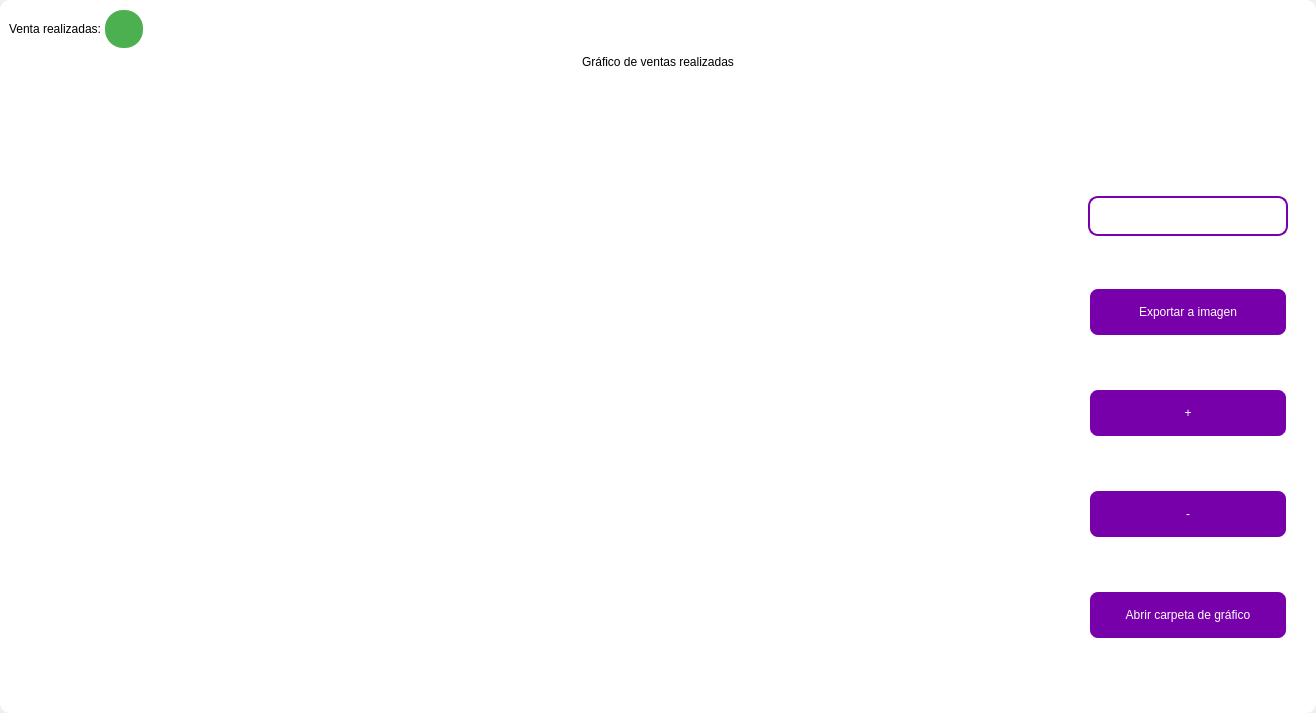
<?xml version="1.0" encoding="UTF-8"?>
<ui version="4.0">
 <class>MainWindow</class>
 <widget class="QMainWindow" name="MainWindow">
  <property name="geometry">
   <rect>
    <x>0</x>
    <y>0</y>
    <width>1316</width>
    <height>713</height>
   </rect>
  </property>
  <property name="windowTitle">
   <string>MainWindow</string>
  </property>
  <property name="styleSheet">
   <string notr="true"/>
  </property>
  <widget class="QWidget" name="centralwidget">
   <property name="styleSheet">
    <string notr="true"/>
   </property>
   <layout class="QVBoxLayout" name="verticalLayout">
    <property name="spacing">
     <number>0</number>
    </property>
    <property name="leftMargin">
     <number>0</number>
    </property>
    <property name="topMargin">
     <number>0</number>
    </property>
    <property name="rightMargin">
     <number>0</number>
    </property>
    <property name="bottomMargin">
     <number>0</number>
    </property>
    <item>
     <widget class="QFrame" name="frame">
      <property name="enabled">
       <bool>true</bool>
      </property>
      <property name="styleSheet">
       <string notr="true">
QFrame {
border-radius:10px;
	background-color: rgb(255, 255, 255);
 }
</string>
      </property>
      <property name="frameShape">
       <enum>QFrame::StyledPanel</enum>
      </property>
      <property name="frameShadow">
       <enum>QFrame::Raised</enum>
      </property>
      <layout class="QVBoxLayout" name="verticalLayout_2">
       <item>
        <widget class="QFrame" name="frame_superior">
         <property name="minimumSize">
          <size>
           <width>0</width>
           <height>40</height>
          </size>
         </property>
         <property name="maximumSize">
          <size>
           <width>16777215</width>
           <height>40</height>
          </size>
         </property>
         <property name="styleSheet">
          <string notr="true">QPushButton{
border-radius:18px;
}

QPushButton:hover{
	background-color: rgb(0, 0, 0);
}
</string>
         </property>
         <property name="frameShape">
          <enum>QFrame::StyledPanel</enum>
         </property>
         <property name="frameShadow">
          <enum>QFrame::Raised</enum>
         </property>
         <layout class="QHBoxLayout" name="horizontalLayout_3">
          <property name="spacing">
           <number>4</number>
          </property>
          <property name="leftMargin">
           <number>0</number>
          </property>
          <property name="topMargin">
           <number>0</number>
          </property>
          <property name="rightMargin">
           <number>0</number>
          </property>
          <property name="bottomMargin">
           <number>0</number>
          </property>
          <item>
           <widget class="QLabel" name="label_3">
            <property name="styleSheet">
             <string notr="true">font: 15pt &quot;MS Shell Dlg 2&quot;;
color: rgb(0, 0, 0);</string>
            </property>
            <property name="text">
             <string>Venta realizadas:</string>
            </property>
           </widget>
          </item>
          <item>
           <widget class="QPushButton" name="btn_exit_2">
            <property name="minimumSize">
             <size>
              <width>38</width>
              <height>38</height>
             </size>
            </property>
            <property name="maximumSize">
             <size>
              <width>38</width>
              <height>38</height>
             </size>
            </property>
            <property name="cursor">
             <cursorShape>ArrowCursor</cursorShape>
            </property>
            <property name="styleSheet">
             <string notr="true">background-color: #4CAF50;</string>
            </property>
            <property name="text">
             <string/>
            </property>
            <property name="iconSize">
             <size>
              <width>35</width>
              <height>35</height>
             </size>
            </property>
           </widget>
          </item>
          <item>
           <spacer name="horizontalSpacer_2">
            <property name="orientation">
             <enum>Qt::Horizontal</enum>
            </property>
            <property name="sizeHint" stdset="0">
             <size>
              <width>443</width>
              <height>20</height>
             </size>
            </property>
           </spacer>
          </item>
          <item>
           <widget class="QPushButton" name="btn_exit">
            <property name="minimumSize">
             <size>
              <width>38</width>
              <height>38</height>
             </size>
            </property>
            <property name="maximumSize">
             <size>
              <width>38</width>
              <height>38</height>
             </size>
            </property>
            <property name="cursor">
             <cursorShape>PointingHandCursor</cursorShape>
            </property>
            <property name="text">
             <string/>
            </property>
            <property name="iconSize">
             <size>
              <width>35</width>
              <height>35</height>
             </size>
            </property>
           </widget>
          </item>
          <item>
           <widget class="QPushButton" name="bt_minimizar">
            <property name="minimumSize">
             <size>
              <width>38</width>
              <height>38</height>
             </size>
            </property>
            <property name="maximumSize">
             <size>
              <width>38</width>
              <height>38</height>
             </size>
            </property>
            <property name="cursor">
             <cursorShape>PointingHandCursor</cursorShape>
            </property>
            <property name="text">
             <string/>
            </property>
            <property name="icon">
             <iconset>
              <normaloff>image/minus.svg</normaloff>image/minus.svg</iconset>
            </property>
            <property name="iconSize">
             <size>
              <width>38</width>
              <height>38</height>
             </size>
            </property>
           </widget>
          </item>
          <item>
           <widget class="QPushButton" name="bt_maximizar">
            <property name="minimumSize">
             <size>
              <width>38</width>
              <height>38</height>
             </size>
            </property>
            <property name="maximumSize">
             <size>
              <width>38</width>
              <height>38</height>
             </size>
            </property>
            <property name="cursor">
             <cursorShape>PointingHandCursor</cursorShape>
            </property>
            <property name="text">
             <string/>
            </property>
            <property name="icon">
             <iconset>
              <normaloff>image/chevron-up.svg</normaloff>image/chevron-up.svg</iconset>
            </property>
            <property name="iconSize">
             <size>
              <width>38</width>
              <height>38</height>
             </size>
            </property>
           </widget>
          </item>
          <item>
           <widget class="QPushButton" name="bt_restaurar">
            <property name="minimumSize">
             <size>
              <width>38</width>
              <height>38</height>
             </size>
            </property>
            <property name="maximumSize">
             <size>
              <width>38</width>
              <height>38</height>
             </size>
            </property>
            <property name="cursor">
             <cursorShape>PointingHandCursor</cursorShape>
            </property>
            <property name="text">
             <string/>
            </property>
            <property name="icon">
             <iconset>
              <normaloff>image/chevron-down.svg</normaloff>image/chevron-down.svg</iconset>
            </property>
            <property name="iconSize">
             <size>
              <width>38</width>
              <height>38</height>
             </size>
            </property>
           </widget>
          </item>
          <item>
           <widget class="QPushButton" name="bt_cerrar">
            <property name="minimumSize">
             <size>
              <width>38</width>
              <height>38</height>
             </size>
            </property>
            <property name="maximumSize">
             <size>
              <width>38</width>
              <height>38</height>
             </size>
            </property>
            <property name="cursor">
             <cursorShape>PointingHandCursor</cursorShape>
            </property>
            <property name="text">
             <string/>
            </property>
            <property name="icon">
             <iconset>
              <normaloff>image/x.svg</normaloff>image/x.svg</iconset>
            </property>
            <property name="iconSize">
             <size>
              <width>38</width>
              <height>38</height>
             </size>
            </property>
           </widget>
          </item>
         </layout>
        </widget>
       </item>
       <item>
        <widget class="QLabel" name="label">
         <property name="styleSheet">
          <string notr="true">font: 30pt &quot;MS Shell Dlg 2&quot;;
color: rgb(0, 0, 0);</string>
         </property>
         <property name="text">
          <string>Gráfico de ventas realizadas</string>
         </property>
         <property name="alignment">
          <set>Qt::AlignCenter</set>
         </property>
        </widget>
       </item>
       <item>
        <widget class="QFrame" name="frame_3">
         <property name="minimumSize">
          <size>
           <width>0</width>
           <height>0</height>
          </size>
         </property>
         <property name="frameShape">
          <enum>QFrame::StyledPanel</enum>
         </property>
         <property name="frameShadow">
          <enum>QFrame::Raised</enum>
         </property>
         <layout class="QHBoxLayout" name="horizontalLayout_4">
          <property name="leftMargin">
           <number>9</number>
          </property>
          <property name="topMargin">
           <number>9</number>
          </property>
          <property name="rightMargin">
           <number>9</number>
          </property>
          <item>
           <widget class="QGraphicsView" name="graphics_view">
            <property name="dragMode">
             <enum>QGraphicsView::NoDrag</enum>
            </property>
            <property name="transformationAnchor">
             <enum>QGraphicsView::NoAnchor</enum>
            </property>
           </widget>
          </item>
          <item>
           <layout class="QVBoxLayout" name="verticalLayout_4">
            <property name="spacing">
             <number>10</number>
            </property>
            <property name="sizeConstraint">
             <enum>QLayout::SetDefaultConstraint</enum>
            </property>
            <property name="leftMargin">
             <number>10</number>
            </property>
            <property name="topMargin">
             <number>10</number>
            </property>
            <property name="rightMargin">
             <number>10</number>
            </property>
            <property name="bottomMargin">
             <number>10</number>
            </property>
            <item>
             <widget class="QLabel" name="label_2">
              <property name="minimumSize">
               <size>
                <width>10</width>
                <height>10</height>
               </size>
              </property>
              <property name="maximumSize">
               <size>
                <width>500</width>
                <height>10</height>
               </size>
              </property>
              <property name="styleSheet">
               <string notr="true">color: rgb(255, 255, 255);
font: 10pt &quot;MS Shell Dlg 2&quot;;</string>
              </property>
              <property name="text">
               <string>Ingresar nombre de la imagen</string>
              </property>
             </widget>
            </item>
            <item>
             <widget class="QLineEdit" name="name_imagetxt">
              <property name="sizePolicy">
               <sizepolicy hsizetype="Fixed" vsizetype="Fixed">
                <horstretch>0</horstretch>
                <verstretch>0</verstretch>
               </sizepolicy>
              </property>
              <property name="minimumSize">
               <size>
                <width>200</width>
                <height>35</height>
               </size>
              </property>
              <property name="maximumSize">
               <size>
                <width>150</width>
                <height>40</height>
               </size>
              </property>
              <property name="styleSheet">
               <string notr="true">QLabel {
	color: rgb(255, 255, 254);
	font: 12pt &quot;Arial&quot;;
	background-color: rgba(0, 0, 0,0);
}

QTextEdit{
background-color: rgba(0, 0, 0,0);
border-radius:10px; 
font: 12pt &quot;Arial&quot;;
color: rgb(255, 255, 254);
border: 2px solid  rgb(255, 255, 255);

}

QTextEdit:hover{
background-color: rgba(0, 0, 0,0);
border-radius:10px; 
font: 12pt &quot;Arial&quot;;
border: 2px solid  rgb(120, 0, 171);
}

QTextEdit:focus{
background-color: rgb(0, 0, 0);
border-radius:10px; 
font: 12pt &quot;Arial&quot;;
border: 2px solid rgb(120, 0, 171);
}

QLineEdit{
background-color: rgba(0, 0, 0,0);
border-radius:10px; 
font: 12pt &quot;Arial&quot;;
color: rgb(255, 255, 254);
border: 2px solid  rgb(120, 0, 171);
}

QLineEdit:hover{
background-color: rgba(0, 0, 0,0);
border-radius:10px; 
font: 12pt &quot;Arial&quot;;
border: 2px solid  rgb(120, 0, 171);
}

QLineEdit:focus{
background-color: rgb(0, 0, 0);
border-radius:10px; 
font: 12pt &quot;Arial&quot;;
border: 2px solid rgb(120, 0, 171);
}

QCheckBox{
	font: 12pt &quot;Arial&quot;;
	color: rgb(255, 255, 255);
}

QCheckBox::indicator {
    width: 18px;
    height:18px;
}

QCheckBox::indicator:unchecked {
   background-image: url(image/square.svg);
}

QCheckBox::indicator:checked {
   background-image: url(image/check-square.svg);
}

QPushButton{
border-radius:10px; 
font: 12pt &quot;Arial&quot;;
color: rgb(255, 255, 254);
border: 2px solid #ffffff;
}

QPushButton:hover{
border-radius:10px; 
font: 12pt &quot;Arial&quot;;
color: rgb(255, 255, 255);
border: 2px solid rgb(120, 0, 171);
	background-color: rgb(120, 0, 171);
}
</string>
              </property>
              <property name="alignment">
               <set>Qt::AlignLeading|Qt::AlignLeft|Qt::AlignVCenter</set>
              </property>
             </widget>
            </item>
            <item>
             <widget class="QPushButton" name="btn_export_image">
              <property name="minimumSize">
               <size>
                <width>50</width>
                <height>40</height>
               </size>
              </property>
              <property name="maximumSize">
               <size>
                <width>300</width>
                <height>50</height>
               </size>
              </property>
              <property name="cursor">
               <cursorShape>PointingHandCursor</cursorShape>
              </property>
              <property name="styleSheet">
               <string notr="true">QPushButton{
border-radius:10px; 
font: 12pt &quot;Arial&quot;;
color: rgb(255, 255, 254);
border: 2px solid #ffffff;
	background-color: rgb(120, 0, 171);
}

QPushButton:hover{
border-radius:10px; 
font: 12pt &quot;Arial&quot;;
color: rgb(255, 255, 255);
border: 2px solid rgb(120, 0, 171);
	background-color: rgb(120, 0, 171);
}</string>
              </property>
              <property name="text">
               <string>Exportar a imagen</string>
              </property>
              <property name="iconSize">
               <size>
                <width>35</width>
                <height>35</height>
               </size>
              </property>
             </widget>
            </item>
            <item>
             <widget class="QPushButton" name="zoom_in_button">
              <property name="minimumSize">
               <size>
                <width>0</width>
                <height>40</height>
               </size>
              </property>
              <property name="maximumSize">
               <size>
                <width>300</width>
                <height>50</height>
               </size>
              </property>
              <property name="cursor">
               <cursorShape>PointingHandCursor</cursorShape>
              </property>
              <property name="styleSheet">
               <string notr="true">QPushButton{
border-radius:10px; 
font: 12pt &quot;Arial&quot;;
color: rgb(255, 255, 254);
border: 2px solid #ffffff;
	background-color: rgb(120, 0, 171);
}

QPushButton:hover{
border-radius:10px; 
font: 12pt &quot;Arial&quot;;
color: rgb(255, 255, 255);
border: 2px solid rgb(120, 0, 171);
	background-color: rgb(120, 0, 171);
}</string>
              </property>
              <property name="text">
               <string>+</string>
              </property>
              <property name="iconSize">
               <size>
                <width>35</width>
                <height>35</height>
               </size>
              </property>
             </widget>
            </item>
            <item>
             <widget class="QPushButton" name="zoom_out_button">
              <property name="minimumSize">
               <size>
                <width>0</width>
                <height>40</height>
               </size>
              </property>
              <property name="maximumSize">
               <size>
                <width>300</width>
                <height>50</height>
               </size>
              </property>
              <property name="cursor">
               <cursorShape>PointingHandCursor</cursorShape>
              </property>
              <property name="styleSheet">
               <string notr="true">QPushButton{
border-radius:10px; 
font: 12pt &quot;Arial&quot;;
color: rgb(255, 255, 254);
border: 2px solid #ffffff;
	background-color: rgb(120, 0, 171);
}

QPushButton:hover{
border-radius:10px; 
font: 12pt &quot;Arial&quot;;
color: rgb(255, 255, 255);
border: 2px solid rgb(120, 0, 171);
	background-color: rgb(120, 0, 171);
}</string>
              </property>
              <property name="text">
               <string>-</string>
              </property>
              <property name="iconSize">
               <size>
                <width>35</width>
                <height>35</height>
               </size>
              </property>
             </widget>
            </item>
            <item>
             <widget class="QPushButton" name="open_explore_file">
              <property name="minimumSize">
               <size>
                <width>0</width>
                <height>40</height>
               </size>
              </property>
              <property name="maximumSize">
               <size>
                <width>300</width>
                <height>50</height>
               </size>
              </property>
              <property name="cursor">
               <cursorShape>PointingHandCursor</cursorShape>
              </property>
              <property name="styleSheet">
               <string notr="true">QPushButton{
border-radius:10px; 
font: 12pt &quot;Arial&quot;;
color: rgb(255, 255, 254);
border: 2px solid #ffffff;
	background-color: rgb(120, 0, 171);
}

QPushButton:hover{
border-radius:10px; 
font: 12pt &quot;Arial&quot;;
color: rgb(255, 255, 255);
border: 2px solid rgb(120, 0, 171);
	background-color: rgb(120, 0, 171);
}</string>
              </property>
              <property name="text">
               <string>Abrir carpeta de gráfico</string>
              </property>
              <property name="iconSize">
               <size>
                <width>35</width>
                <height>35</height>
               </size>
              </property>
             </widget>
            </item>
           </layout>
          </item>
         </layout>
        </widget>
       </item>
      </layout>
     </widget>
    </item>
   </layout>
  </widget>
 </widget>
 <resources/>
 <connections/>
</ui>
